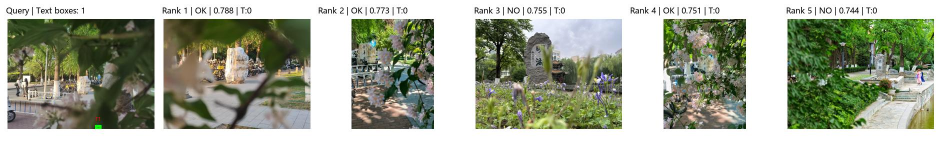
#> input picture outputs/visualizations/retrieval_text_cases/fhy_case1.jpg, 1884 x 285 px (shown at 1/2 size)
$ python -i 06_visualize_results.py   (imports and definitions only)   (older library calls are emulated)
#> lines starting #> are read from the running program, lines starting #| are printed output that depends on the picture; after the words box and inside, x2 and y2 are one past the last pixel; in counts of white or black regions, pixels touching at a corner belong together
#> further down, picture is the input picture: PIL image 1884x285 RGB; mean R, G, B 160.2, 165.8, 147.4
import argparse
from pathlib import Path

import cv2
import numpy as np
import pandas as pd
from PIL import Image, ImageDraw, ImageFont
from tqdm import tqdm

from config import RETRIEVAL_DIR, VIS_DIR
from common import ensure_dirs, safe_filename


# [24 lines left out: functions load_font, make_thumb, not called in this run]


def detect_text_regions_on_thumb(pil_image):
    """
    在缩略图上检测文字候选区域。
    这样画出来的框不会因为缩放而变得太细。
    """
    image_rgb = np.array(pil_image.convert("RGB"))
    image_bgr = cv2.cvtColor(image_rgb, cv2.COLOR_RGB2BGR)

    h, w = image_bgr.shape[:2]
#> h = 285; w = 1884

    gray = cv2.cvtColor(image_bgr, cv2.COLOR_BGR2GRAY)
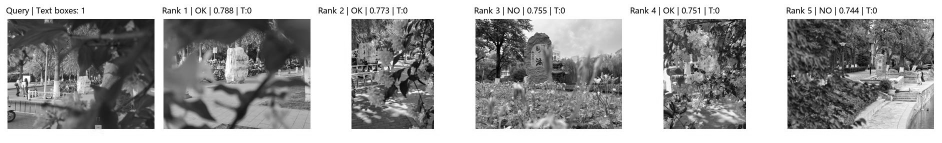
#> gray: shape (285, 1884) (shown at 1/2 size); min 0, max 255, mean 162

    clahe = cv2.createCLAHE(clipLimit=2.5, tileGridSize=(8, 8))
    gray = clahe.apply(gray)
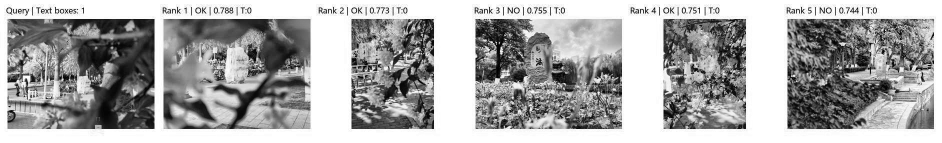
#> gray: shape (285, 1884) (shown at 1/2 size); min 0, max 255, mean 168.3

    grad_x = cv2.Sobel(gray, cv2.CV_32F, 1, 0, ksize=3)
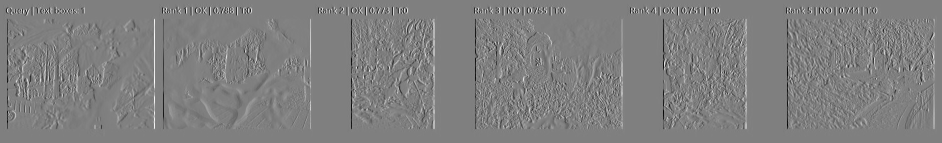
#> grad_x: shape (285, 1884) float32 (shown at 1/2 size); min -1012, max 1008, mean 0; drawn with min black and max white
    grad_x = cv2.convertScaleAbs(grad_x)
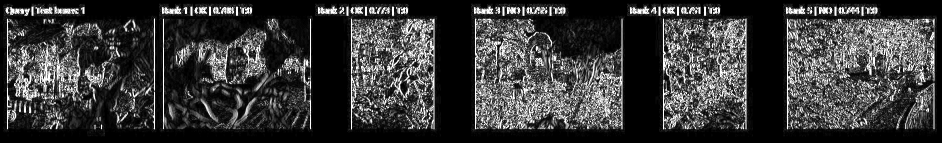
#> grad_x: shape (285, 1884) (shown at 1/2 size); min 0, max 255, mean 57.3

    _, binary = cv2.threshold(
        grad_x,
        0,
        255,
        cv2.THRESH_BINARY + cv2.THRESH_OTSU
    )
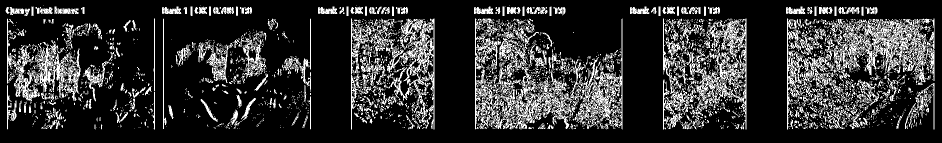
#> binary: shape (285, 1884) (shown at 1/2 size); 19.6% white in thin lines or dots, all inside (x1, y1, x2, y2) = (11, 10, 1869, 259)

    kernel = cv2.getStructuringElement(cv2.MORPH_RECT, (13, 3))
    closed = cv2.morphologyEx(binary, cv2.MORPH_CLOSE, kernel, iterations=2)
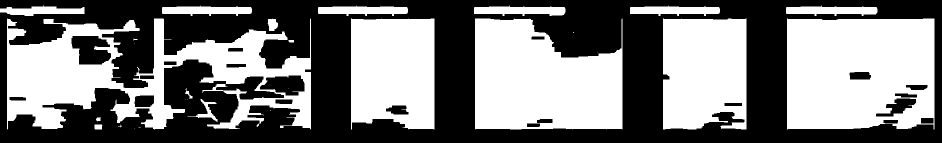
#> closed: shape (285, 1884) (shown at 1/2 size); 48.9% white; 28 white regions (11 under 20 px), largest, box (x1, y1, x2, y2) and area: (14, 37, 622, 259) 61864, (1574, 37, 1869, 259) 60979, (950, 37, 1245, 259) 53325

    closed = cv2.dilate(
        closed,
        cv2.getStructuringElement(cv2.MORPH_RECT, (3, 3)),
        iterations=1
    )
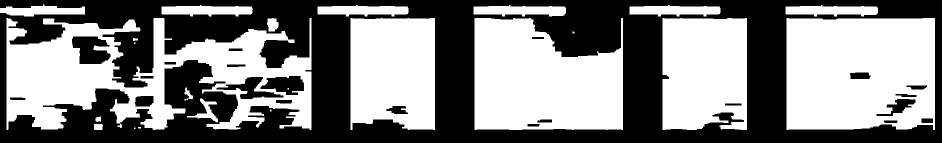
#> closed: shape (285, 1884) (shown at 1/2 size); 51.7% white; 22 black regions

    contours, _ = cv2.findContours(
        closed,
        cv2.RETR_EXTERNAL,
        cv2.CHAIN_APPROX_SIMPLE
    )
#> contours = 25 contours, 7 with area under 20; largest, box (x1, y1, x2, y2) and area: (13, 36, 623, 260) 75246, (1573, 36, 1870, 260) 64596, (949, 36, 1246, 260) 54542, (1325, 36, 1494, 260) 35728, (701, 36, 870, 260) 35530

    boxes = []
    image_area = h * w
#> image_area = 536940

    for cnt in contours:
        x, y, bw, bh = cv2.boundingRect(cnt)
        area = bw * bh

        # 缩略图上的阈值要更宽松
        if area < image_area * 0.00015:
            continue

        if area > image_area * 0.35:
            continue

        if bw < 8 or bh < 5:
            continue

        aspect = bw / max(bh, 1)

        if aspect < 0.8:
            continue

        if aspect > 40:
            continue

        boxes.append((x, y, bw, bh))
#> this loop made 25 passes
#> (x, y, bw, bh, area, aspect) on passes 4, 5, 8, 10, 14, 15, 16, 17, 18, 19, 20, 21: (188, 248, 18, 12, 216, 1.5), (191, 233, 11, 11, 121, 1), (374, 197, 62, 48, 2976, 1.29), (369, 175, 17, 23, 391, 0.739), (1573, 36, 297, 224, 66528, 1.33), (1325, 36, 169, 224, 37856, 0.754), (949, 36, 297, 224, 66528, 1.33), (701, 36, 169, 224, 37856, 0.754), (534, 36, 23, 27, 621, 0.852), (13, 36, 610, 224, 136640, 2.72), (1571, 10, 185, 23, 4255, 8.04), (1259, 10, 182, 23, 4186, 7.91)
#> (x, y, bw, bh, area) on passes 3, 12: (235, 248, 9, 8, 72), (266, 76, 10, 6, 60)
#> after the loop, boxes = [(188, 248, 18, 12), (191, 233, 11, 11), (374, 197, 62, 48), (1573, 36, 297, 224), (949, 36, 297, 224), (534, 36, 23, 27), (13, 36, 610, 224), (1571, 10, 185, 23), (1259, 10, 182, 23), (947, 10, 185, 23), (635, 10, 182, 23), (323, 10, 182, 23), (0, 9, 170, 24)]

    boxes = sorted(boxes, key=lambda b: (b[1], b[0]))
#> boxes = [(0, 9, 170, 24), (323, 10, 182, 23), (635, 10, 182, 23), (947, 10, 185, 23), (1259, 10, 182, 23), (1571, 10, 185, 23), (13, 36, 610, 224), (534, 36, 23, 27), (949, 36, 297, 224), (1573, 36, 297, 224), (374, 197, 62, 48), (191, 233, 11, 11), (188, 248, 18, 12)]

    return boxes


# [120 lines left out: functions draw_text_boxes_on_thumb, build_case_image, main, not called in this run]


# [2 lines not run here, left out]

>>> from PIL import Image
>>> picture = Image.open('../outputs/visualizations/retrieval_text_cases/fhy_case1.jpg')
>>> result = detect_text_regions_on_thumb(picture)
#> result has the same summary as boxes in detect_text_regions_on_thumb

$ run again, on outputs/visualizations/retrieval_text_cases/kx_case1.jpg
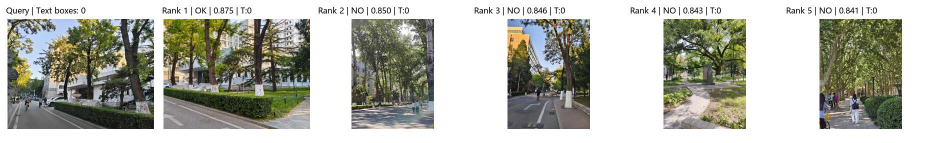
#> input picture outputs/visualizations/retrieval_text_cases/kx_case1.jpg, 1884 x 285 px (shown at 1/2 size)
#> picture is the input picture: PIL image 1884x285 RGB; mean R, G, B 178.9, 180, 170.2
#> in detect_text_regions_on_thumb, `_, binary = cv2.threshold( grad_x, 0, 255, cv2.THRESH_BINARY + cv2.THR..`:
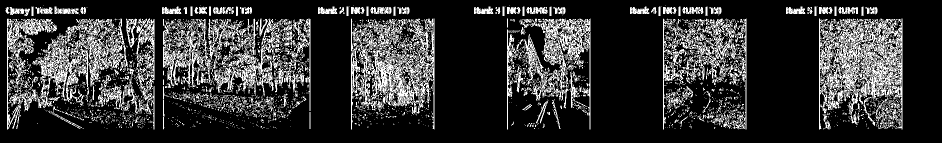
#> binary: shape (285, 1884) (shown at 1/2 size); 20.7% white in thin lines or dots, all inside (x1, y1, x2, y2) = (11, 10, 1805, 259)
#> in detect_text_regions_on_thumb, `closed = cv2.dilate( closed, cv2.getStructuringElement(cv2.MORPH_RECT,..`:
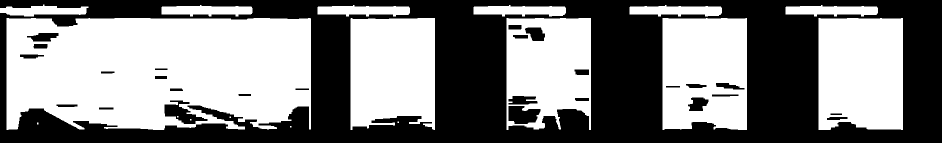
#> closed: shape (285, 1884) (shown at 1/2 size); 51.4% white; 27 black regions
#> contours = 15 contours, 4 with area under 20; largest, box (x1, y1, x2, y2) and area: (13, 36, 622, 260) 123954, (1637, 36, 1806, 260) 36528, (1325, 36, 1494, 260) 36392, (701, 36, 870, 260) 34474, (1013, 36, 1182, 260) 33789
#> the loop in detect_text_regions_on_thumb, `for cnt in contours:` made 15 passes
#> (x, y, bw, bh, area, aspect) on passes 5 to 12: (1637, 36, 169, 224, 37856, 0.754), (1325, 36, 169, 224, 37856, 0.754), (1013, 36, 169, 224, 37856, 0.754), (701, 36, 169, 224, 37856, 0.754), (13, 36, 609, 224, 136416, 2.72), (1571, 10, 185, 23, 4255, 8.04), (1259, 10, 185, 23, 4255, 8.04), (947, 10, 185, 23, 4255, 8.04)
#> after the loop in detect_text_regions_on_thumb, `for cnt in contours:`: boxes = [(13, 36, 609, 224), (1571, 10, 185, 23), (1259, 10, 185, 23), (947, 10, 185, 23), (635, 10, 185, 23), (323, 10, 182, 23), (0, 9, 177, 24)]
#> in detect_text_regions_on_thumb, `boxes = sorted(boxes, key=lambda b: (b[1], b[0]))`: boxes = [(0, 9, 177, 24), (323, 10, 182, 23), (635, 10, 185, 23), (947, 10, 185, 23), (1259, 10, 185, 23), (1571, 10, 185, 23), (13, 36, 609, 224)]
#> result has the same summary as boxes in detect_text_regions_on_thumb

$ run again, on outputs/visualizations/retrieval_text_cases/kx_case2.jpg
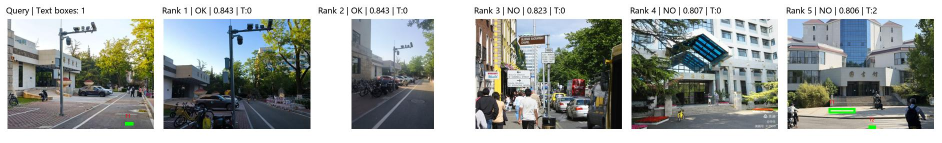
#> input picture outputs/visualizations/retrieval_text_cases/kx_case2.jpg, 1884 x 285 px (shown at 1/2 size)
#> picture is the input picture: PIL image 1884x285 RGB; mean R, G, B 160, 164.9, 162.3
#> in detect_text_regions_on_thumb, `_, binary = cv2.threshold( grad_x, 0, 255, cv2.THRESH_BINARY + cv2.THR..`:
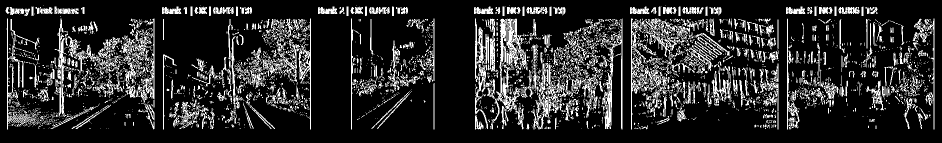
#> binary: shape (285, 1884) (shown at 1/2 size); 17% white in thin lines or dots, all inside (x1, y1, x2, y2) = (11, 10, 1869, 259)
#> in detect_text_regions_on_thumb, `closed = cv2.dilate( closed, cv2.getStructuringElement(cv2.MORPH_RECT,..`:
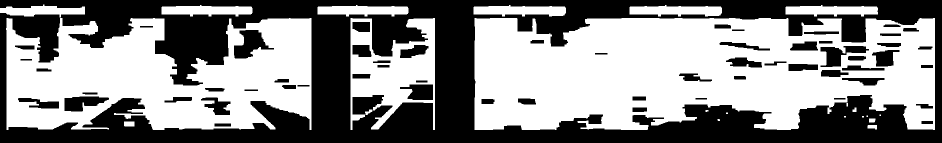
#> closed: shape (285, 1884) (shown at 1/2 size); 54.7% white; 58 black regions
#> contours = 22 contours, 8 with area under 20; largest, box (x1, y1, x2, y2) and area: (949, 36, 1870, 260) 173269, (12, 36, 623, 260) 100270, (701, 36, 870, 260) 23438, (947, 10, 1132, 33) 2948, (1259, 10, 1444, 33) 2925
#> the loop in detect_text_regions_on_thumb, `for cnt in contours:` made 22 passes
#> (x, y, bw, bh, area, aspect) on passes 1, 2, 4, 11, 15, 16, 17, 18: (1735, 250, 19, 9, 171, 2.11), (248, 243, 21, 10, 210, 2.1), (1738, 237, 13, 8, 104, 1.62), (730, 219, 15, 11, 165, 1.36), (701, 36, 169, 224, 37856, 0.754), (12, 36, 611, 224, 136864, 2.73), (1571, 10, 185, 23, 4255, 8.04), (1259, 10, 185, 23, 4255, 8.04)
#> after the loop in detect_text_regions_on_thumb, `for cnt in contours:`: boxes = [(1735, 250, 19, 9), (248, 243, 21, 10), (1738, 237, 13, 8), (730, 219, 15, 11), (12, 36, 611, 224), (1571, 10, 185, 23), (1259, 10, 185, 23), (947, 10, 185, 23), (635, 10, 182, 23), (323, 10, 182, 23), (0, 9, 170, 26)]
#> in detect_text_regions_on_thumb, `boxes = sorted(boxes, key=lambda b: (b[1], b[0]))`: boxes = [(0, 9, 170, 26), (323, 10, 182, 23), (635, 10, 182, 23), (947, 10, 185, 23), (1259, 10, 185, 23), (1571, 10, 185, 23), (12, 36, 611, 224), (730, 219, 15, 11), (1738, 237, 13, 8), (248, 243, 21, 10), (1735, 250, 19, 9)]
#> result has the same summary as boxes in detect_text_regions_on_thumb

$ run again, on outputs/visualizations/retrieval_text_cases/mh_case1.jpg
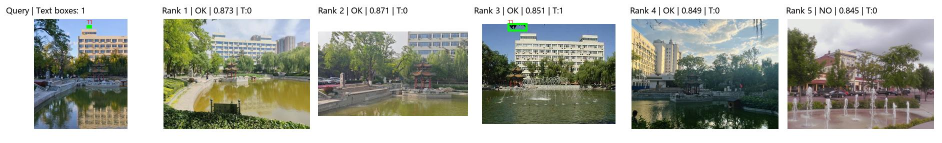
#> input picture outputs/visualizations/retrieval_text_cases/mh_case1.jpg, 1884 x 285 px (shown at 1/2 size)
#> picture is the input picture: PIL image 1884x285 RGB; mean R, G, B 167.5, 170.4, 161.2
#> binary: shape (285, 1884); 17.5% white in thin lines or dots, all inside (x1, y1, x2, y2) = (11, 10, 1869, 259)
#> in detect_text_regions_on_thumb, `closed = cv2.dilate( closed, cv2.getStructuringElement(cv2.MORPH_RECT,..`:
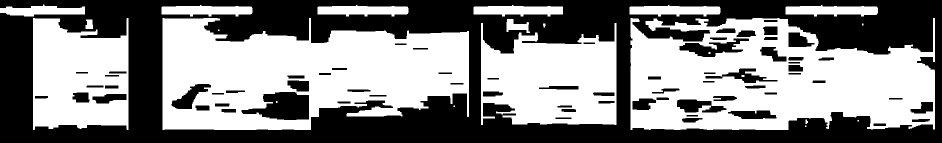
#> closed: shape (285, 1884) (shown at 1/2 size); 52.9% white; 69 black regions
#> contours = 19 contours, 5 with area under 20; largest, box (x1, y1, x2, y2) and area: (1261, 36, 1870, 260) 108098, (325, 36, 938, 260) 103242, (962, 46, 1233, 250) 41656, (66, 36, 257, 260) 36326, (1571, 10, 1756, 33) 2902
#> the loop in detect_text_regions_on_thumb, `for cnt in contours:` made 19 passes
#> (x, y, bw, bh, area, aspect) on passes 8 to 15: (962, 46, 271, 204, 55284, 1.33), (171, 39, 15, 19, 285, 0.789), (1013, 38, 47, 28, 1316, 1.68), (1261, 36, 609, 224, 136416, 2.72), (325, 36, 613, 224, 137312, 2.74), (66, 36, 191, 224, 42784, 0.853), (1571, 10, 185, 23, 4255, 8.04), (1259, 10, 182, 23, 4186, 7.91)
#> after the loop in detect_text_regions_on_thumb, `for cnt in contours:`: boxes = [(962, 46, 271, 204), (1013, 38, 47, 28), (1261, 36, 609, 224), (325, 36, 613, 224), (66, 36, 191, 224), (1571, 10, 185, 23), (1259, 10, 182, 23), (947, 10, 179, 23), (635, 10, 182, 23), (323, 10, 182, 23), (0, 9, 170, 24)]
#> in detect_text_regions_on_thumb, `boxes = sorted(boxes, key=lambda b: (b[1], b[0]))`: boxes = [(0, 9, 170, 24), (323, 10, 182, 23), (635, 10, 182, 23), (947, 10, 179, 23), (1259, 10, 182, 23), (1571, 10, 185, 23), (66, 36, 191, 224), (325, 36, 613, 224), (1261, 36, 609, 224), (1013, 38, 47, 28), (962, 46, 271, 204)]
#> result has the same summary as boxes in detect_text_regions_on_thumb
